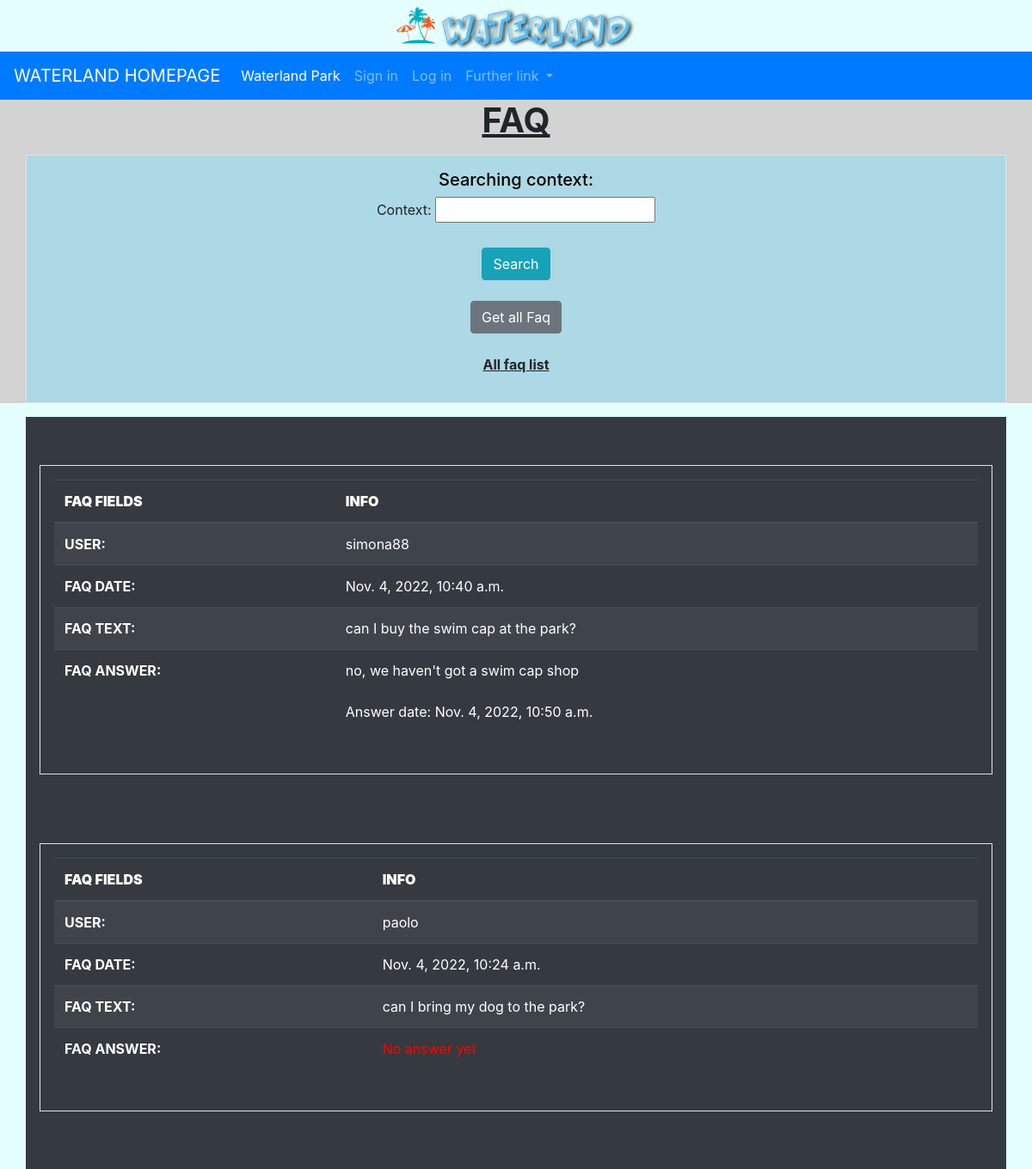
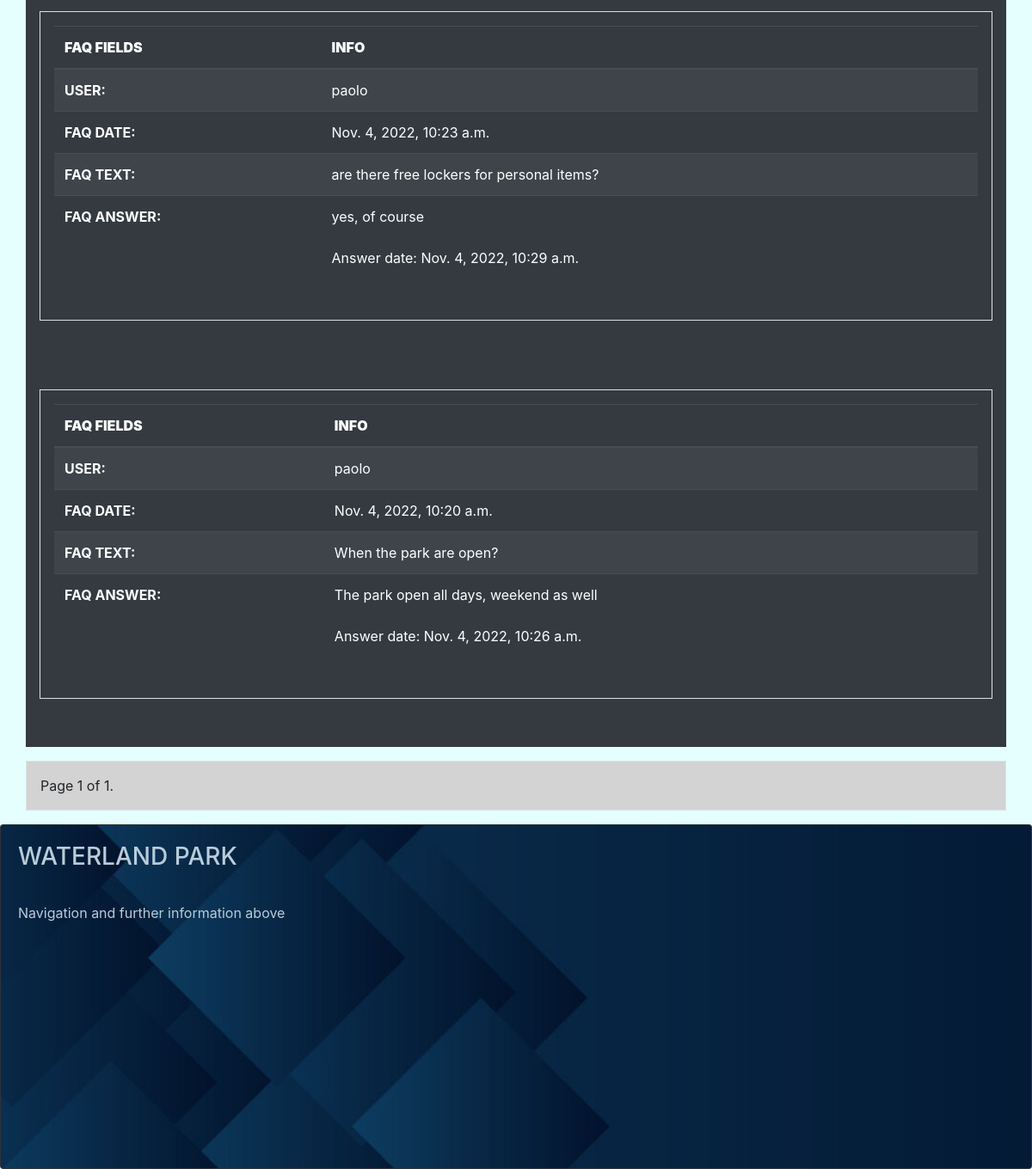
/reviewpark/faq/, run on an earlier commit of the app's database (2 pictures, top to bottom).
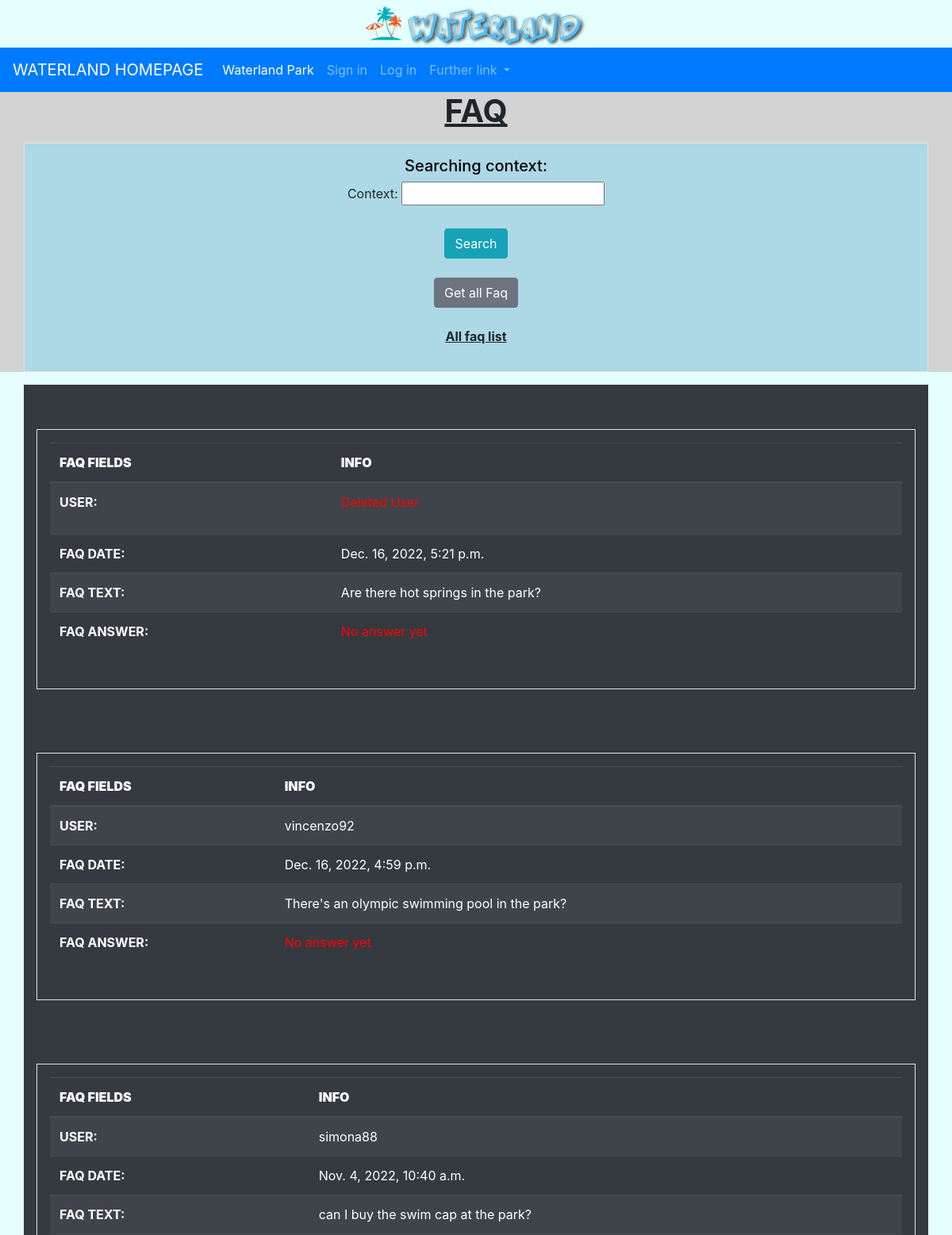
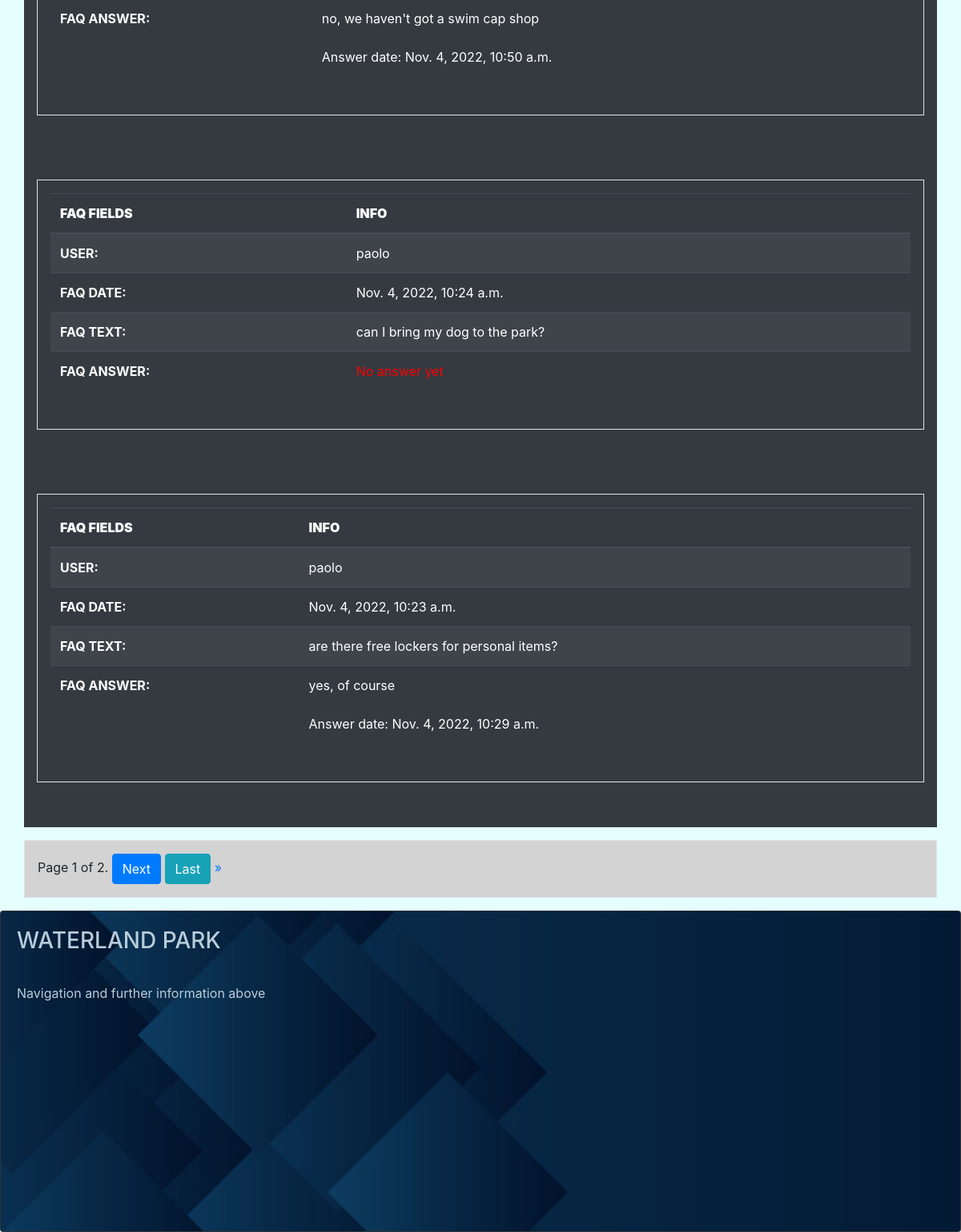
And on a later commit of the database (2 pictures, top to bottom).
### reviewpark/models.py (models this page shows, shortened)
class Faq(models.Model):
    customer = models.ForeignKey(myUser, on_delete=models.SET_NULL, null=True)
    faq_date = models.DateTimeField(default=timezone.now, null=False, blank=False)
    ask = models.TextField(max_length=300, null=False, blank=False, help_text='Write your question here, max 300 characters', verbose_name='FAQ')
    answare = models.TextField(max_length=500, null=True, default=None,
                               help_text='Answare to the customer\'s question here, max 500 characters', verbose_name='Answer')
    answare_date = models.DateTimeField(null=True, default=None)
    class Meta:
        verbose_name_plural = 'FAQ'

### userpark/models.py (models this page shows, shortened)
class User(AbstractUser):
    GENDER_CHOICES = (
        ('M', 'Male'),
        ('F', 'Female'),
    )
    gender = models.CharField(max_length=1, choices=GENDER_CHOICES, help_text="Are you male or female?", null=True, default=None)
    birth_date = models.DateField(help_text="Place your birthday here", null=True,
                                  validators=[MaxValueValidator(limit_value=date.today()-timedelta(days=(365*7))),
                                              MinValueValidator(limit_value=date.today()-timedelta(days=(365*100)))], default=None)
    staff_assigned_code = models.CharField(max_length=5, help_text="Place your staff code here", null=True, unique=True, default=None)
    is_staff_member = models.BooleanField(default=False)
    propic = models.ImageField(upload_to=media_directory_path, blank=True, null=True,
                               default=None, help_text='Add your profile picture here', verbose_name='Picture Profile')
    slug = models.SlugField(null=False, unique=True)  # max length disabled

### reviewpark/views.py (the view)
# urls.py: path('faq/', FaqListView.as_view(), name='faq'),
class FaqListView(ListView):
    model = Faq
    template_name = 'reviewpark/faq/faq_list.html'
    context_object_name = "faq_list"  # default is object_list
    paginate_by = 5
    def get_queryset(self):
        queryset = Faq.objects.all().order_by('-faq_date')   # DESC date, default ASC
        return queryset

### reviewpark/templates/reviewpark/faq/faq_list.html (shortened to what this page needs)
{% extends 'navbase.html' %}
{% block bodybase %}
    <div class="text-center" style="background-color: lightgray">
        <h1><strong><u>FAQ</u></strong></h1>
        <div class="container p-3 my-3 border" style="background: lightblue">
            <div class="text-center">
                <h5 style="color: black">Searching context:</h5>
                <form action="{% url 'reviewpark:faq-search-context' %}" method="get">
                    <label for="contextform">Context:</label>
                    <input type="text" id="contextform" name="contextform" required><br><br>
                    <button type="submit" class="btn btn-info">Search</button>
                </form><br>
                <a href="{% url 'reviewpark:faq' %}"><button type="button" class="btn btn-secondary">Get all Faq</button></a>
                {% if request.GET.contextform %}
                    <br><br>
                    <p><strong><u>Searching for "{{ request.GET.contextform }}" context</u></strong></p>
                {% else %}
                    <br><br>
                    <p><strong><u>All faq list</u></strong></p>
                {% endif %}
            </div>
        </div>
    </div>
    <div class="container p-3 my-3 bg-dark text-white">
    {% for faq in faq_list %}
        <br>
        <div class="container p-3 my-3 border">
        <table class="table table-striped table-dark">
          <thead>
            <tr>
                <th scope="col"><strong>FAQ FIELDS</strong></th>
              <th scope="col"><strong>INFO</strong></th>
            </tr>
          </thead>
        <tbody>
            <tr>
            <th scope="row">USER:</th>
             {% if faq.customer %}
                <td>{{ faq.customer.get_username }}</td>
             {% else %}
                 <td><p style="color: red">Deleted User</p></td>
             {% endif %}
            </tr>
            <tr>
            <th scope="row">FAQ DATE:</th>
             <td>{{ faq.faq_date }}</td>
            </tr>
            <tr>
            <th scope="row">FAQ TEXT:</th>
             <td>{{ faq.ask }}</td>
            </tr>
            <tr>
             {% if faq.answare %}
                <th scope="row">FAQ ANSWER:</th>
                <td>{{ faq.answare }}<br><br><p>Answer date: {{ faq.answare_date }}</p></td>
             {% else %}
                <th scope="row">FAQ ANSWER:</th>
                 <td><p style="color: red">No answer yet</p></td>
             {% endif %}
            </tr>
         </tbody>
        </table>
        </div>
        <br>
    {% empty %}
        <div class="text-center">
            <h1 class="display-1"><strong>NO FAQ YET</strong></h1>
        </div>
    {% endfor %}
    </div>
    <div class="container p-3 my-3 border" style="background-color: lightgray">
        <div class="pagination">
        <span class="step-links">
            <span class="current">
                Page {{ page_obj.number }} of {{ page_obj.paginator.num_pages }}.
            </span>
            {% if page_obj.has_next %}
                <a href="?page={{ page_obj.next_page_number }}{% if request.GET.contextform %}&contextform={{ request.GET.contextform }}{% endif %}"><button type="button" class="btn btn-primary">Next</button></a>
                <a href="?page={{ page_obj.paginator.num_pages }}{% if request.GET.contextform %}&contextform={{ request.GET.contextform }}{% endif %}"><button type="button" class="btn btn-info">Last</button> &raquo;</a>
            {% endif %}
        </span>
        </div>
    </div>
{% endblock %}

### templates/navbase.html (shortened to what this page needs)
{% extends 'base.html' %}
{% load static %}
{% block head %}
    <nav class="navbar navbar-expand-lg navbar navbar-dark bg-primary">
      <a class="navbar-brand" href="{% url 'home' %}">WATERLAND HOMEPAGE</a>
      <div class="collapse navbar-collapse" id="navbarNavDropdown">
        <ul class="navbar-nav">
          <li class="nav-item active">
            <a class="nav-link" href="{% url 'waterland-park-info-showcase' %}">Waterland Park <span class="sr-only">(current)</span></a>
          </li>
          {% if user.is_authenticated %}
              {% if user.is_staff_member %}
                <li class="nav-item dropdown">
                <a class="nav-link dropdown-toggle" href="#" id="navbarDropdownMenuLink" role="button" data-toggle="dropdown" aria-expanded="false">
                Staff {{ user.username }}
                </a>
                <div class="dropdown-menu" aria-labelledby="navbarDropdownMenuLink">
                <a class="dropdown-item" href="{% url 'userpark:user-profile' %}">Profile</a>
                <a class="dropdown-item" href="{% url 'waterpark:staff-manage-tiket-main' %}">History management Ticket</a>
                <a class="dropdown-item" href="{% url 'waterpark:staff-search-tiket-for-user' %}">Detail Ticket</a>
                <a class="dropdown-item" href="{% url 'waterpark:staff-manage-seasonpass-main' %}">History management SeasonPass</a>
                <a class="dropdown-item" href="{% url 'waterpark:staff-search-seasonpass-for-user' %}">Detail SeasonPass</a>
                <a class="dropdown-item" href="{% url 'reviewpark:faq-staff-list' %}">Answer to FAQ</a>
                <a class="dropdown-item" href="{% url 'userpark:logout' %}">Logout</a>
                </div>
                </li>
            {% else %}
            <li class="nav-item dropdown">
            <a class="nav-link dropdown-toggle" href="#" id="navbarDropdownMenuLink" role="button" data-toggle="dropdown" aria-expanded="false">
             Hi {{ user.username }}
            </a>
            <div class="dropdown-menu" aria-labelledby="navbarDropdownMenuLink">
              <a class="dropdown-item" href="{% url 'userpark:user-profile' %}">Profile</a>
              <a class="dropdown-item" href="{% url 'waterpark:customerservices' %}">Buy Tickets & SeasonPass</a>
              <a class="dropdown-item" href="{% url 'waterpark:customer-tiket-list' %}">My Tickets</a>
              <a class="dropdown-item" href="{% url 'waterpark:customer-seasonpass-list' %}">My Season Pass</a>
              <a class="dropdown-item" href="{% url 'reviewpark:faq-ask' %}">Ask a FAQ</a>
              <a class="dropdown-item" href="{% url 'reviewpark:faq-mine' %}">My FAQ</a>
              <a class="dropdown-item" href="{% url 'userpark:logout' %}">Logout</a>
            </div>
          </li>
          {% endif %}
          {% else %}
            <li class="nav-item">
            <a class="nav-link" href="{% url 'userpark:user-create' %}">Sign in</a>
            </li>
            <li class="nav-item">
            <a class="nav-link" href="{% url 'userpark:login' %}">Log in</a>
            </li>
          {% endif %}
          <li class="nav-item dropdown">
            <a class="nav-link dropdown-toggle" href="#" id="navbarDropdownMenuLink" role="button" data-toggle="dropdown" aria-expanded="false">
              Further link
            </a>
          </li>
        </ul>
      </div>
    </nav>
{% endblock %}
{% block body %}
    {% block bodybase %}{% endblock %}
        <footer>
            <div class="card bg-dark text-white">
              <img src="{% static 'img/footer.jpg' %}" class="card-img" alt="footerimg">
              <div class="card-img-overlay">
                <h3 class="card-title" style="color:#b8cdda ; ">WATERLAND PARK</h3>
                  <br>
                <p class="card-text" style="color:#b8cdda ; ">Navigation and further information above</p>
              </div>
            </div>
        </footer>
{% endblock %}

### templates/base.html (shortened to what this page needs)
{% load static %}
<!doctype html>
<html lang="en">
  <head>
    <link rel="stylesheet" href="https://cdn.jsdelivr.net/npm/bootstrap@4.6.1/dist/css/bootstrap.min.css"
>
        <div id="logo" class="text-center">
        <a href="{% url 'home' %}"><img src="{% static 'img/logo.png' %}" class="rounded" alt= "logo"></a>
        </div>
    {% block head %} {% endblock %}
  </head>
  <body style="background-color:#E5FFFF;">
    {% block body %} {% endblock %}
  </body>
</html>

What changed in the data, as far as the page shows it:
no longer on this page (row unchanged): Faq: customer.get_username "paolo", faq_date "Nov. 4, 2022, 10:20 a.m.", ask "When the park are open?", answare "The park open all days, weekend as well", answare_date "Nov. 4, 2022, 10:26 a.m."
added Faq: faq_date "Dec. 16, 2022, 5:21 p.m.", ask "Are there hot springs in the park?", shows "FAQ ANSWER:"
added Faq: customer.get_username "vincenzo92", faq_date "Dec. 16, 2022, 4:59 p.m.", ask "There's an olympic swimming pool in the park?", shows "FAQ ANSWER:"
Also different on the page:
{{ page_obj.paginator.num_pages }}: "1" → "2"
text now shown: "Next Last »"
